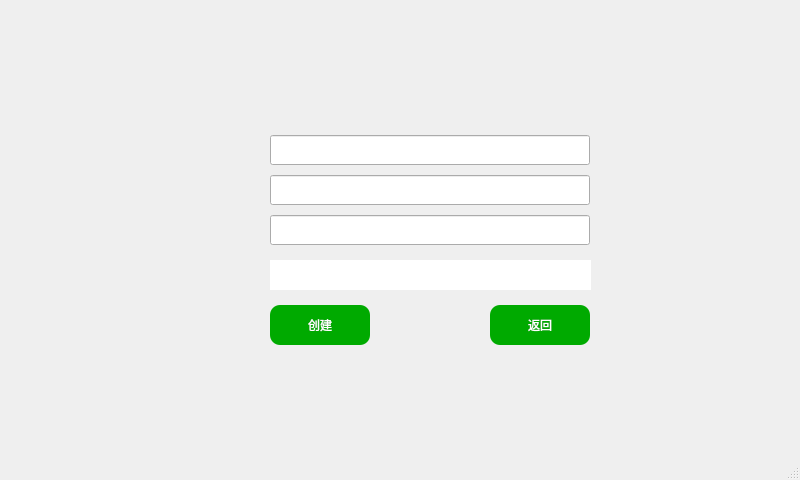
<?xml version="1.0" encoding="UTF-8"?>
<ui version="4.0">
 <class>MainWindow</class>
 <widget class="QMainWindow" name="MainWindow">
  <property name="geometry">
   <rect>
    <x>0</x>
    <y>0</y>
    <width>800</width>
    <height>480</height>
   </rect>
  </property>
  <property name="minimumSize">
   <size>
    <width>800</width>
    <height>480</height>
   </size>
  </property>
  <property name="maximumSize">
   <size>
    <width>800</width>
    <height>480</height>
   </size>
  </property>
  <property name="windowTitle">
   <string>MainWindow</string>
  </property>
  <property name="styleSheet">
   <string notr="true">#MainWindow{border-image: url(:/lay/account.PNG);}</string>
  </property>
  <widget class="QWidget" name="centralwidget">
   <widget class="QLineEdit" name="NewAccountBox">
    <property name="geometry">
     <rect>
      <x>270</x>
      <y>135</y>
      <width>320</width>
      <height>30</height>
     </rect>
    </property>
    <property name="minimumSize">
     <size>
      <width>320</width>
      <height>30</height>
     </size>
    </property>
    <property name="maximumSize">
     <size>
      <width>600</width>
      <height>40</height>
     </size>
    </property>
   </widget>
   <widget class="QLineEdit" name="RegistcaseShow">
    <property name="geometry">
     <rect>
      <x>270</x>
      <y>260</y>
      <width>321</width>
      <height>30</height>
     </rect>
    </property>
    <property name="minimumSize">
     <size>
      <width>300</width>
      <height>30</height>
     </size>
    </property>
    <property name="maximumSize">
     <size>
      <width>400</width>
      <height>30</height>
     </size>
    </property>
    <property name="styleSheet">
     <string notr="true">border: none</string>
    </property>
    <property name="alignment">
     <set>Qt::AlignCenter</set>
    </property>
    <property name="readOnly">
     <bool>true</bool>
    </property>
   </widget>
   <widget class="QLineEdit" name="NewKeyBox">
    <property name="geometry">
     <rect>
      <x>270</x>
      <y>175</y>
      <width>320</width>
      <height>30</height>
     </rect>
    </property>
    <property name="minimumSize">
     <size>
      <width>320</width>
      <height>30</height>
     </size>
    </property>
    <property name="maximumSize">
     <size>
      <width>600</width>
      <height>40</height>
     </size>
    </property>
    <property name="echoMode">
     <enum>QLineEdit::Password</enum>
    </property>
   </widget>
   <widget class="QLineEdit" name="SureBox">
    <property name="geometry">
     <rect>
      <x>270</x>
      <y>215</y>
      <width>320</width>
      <height>30</height>
     </rect>
    </property>
    <property name="minimumSize">
     <size>
      <width>320</width>
      <height>30</height>
     </size>
    </property>
    <property name="maximumSize">
     <size>
      <width>600</width>
      <height>40</height>
     </size>
    </property>
    <property name="echoMode">
     <enum>QLineEdit::Password</enum>
    </property>
   </widget>
   <widget class="QPushButton" name="NewIdBt">
    <property name="geometry">
     <rect>
      <x>270</x>
      <y>305</y>
      <width>100</width>
      <height>40</height>
     </rect>
    </property>
    <property name="minimumSize">
     <size>
      <width>100</width>
      <height>40</height>
     </size>
    </property>
    <property name="maximumSize">
     <size>
      <width>100</width>
      <height>40</height>
     </size>
    </property>
    <property name="styleSheet">
     <string notr="true">border-radius:10px;padding:2px 4px;
font: 75 10pt &quot;Arial&quot;;
color: rgb(255, 255, 255);
background-color: rgb(0, 170, 0);</string>
    </property>
    <property name="text">
     <string>创建</string>
    </property>
   </widget>
   <widget class="QPushButton" name="AccountBackBt">
    <property name="geometry">
     <rect>
      <x>490</x>
      <y>305</y>
      <width>100</width>
      <height>40</height>
     </rect>
    </property>
    <property name="minimumSize">
     <size>
      <width>100</width>
      <height>40</height>
     </size>
    </property>
    <property name="maximumSize">
     <size>
      <width>100</width>
      <height>40</height>
     </size>
    </property>
    <property name="styleSheet">
     <string notr="true">border-radius:10px;padding:2px 4px;
font: 75 10pt &quot;Arial&quot;;
color: rgb(255, 255, 255);
background-color: rgb(0, 170, 0);</string>
    </property>
    <property name="text">
     <string>返回</string>
    </property>
   </widget>
  </widget>
  <widget class="QMenuBar" name="menubar">
   <property name="geometry">
    <rect>
     <x>0</x>
     <y>0</y>
     <width>800</width>
     <height>22</height>
    </rect>
   </property>
  </widget>
  <widget class="QStatusBar" name="statusbar"/>
 </widget>
 <resources>
  <include location="welcome.qrc"/>
 </resources>
 <connections/>
</ui>
